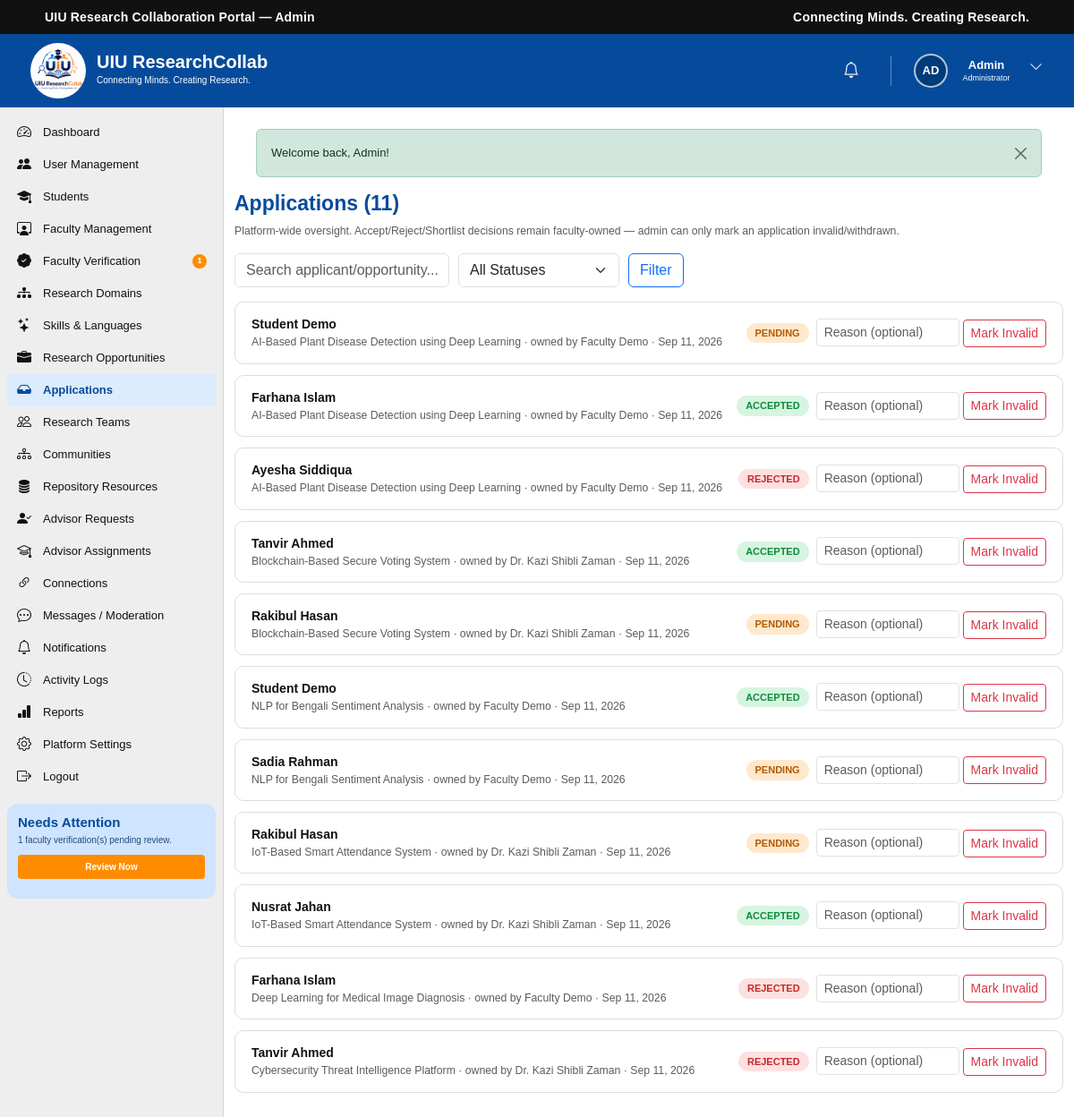
Page /admin/applications.php (signed in) on the committed database.
### tables this page shows
CREATE TABLE `users` (
  `id` int(10) UNSIGNED NOT NULL,
  `name` varchar(100) NOT NULL,
  `email` varchar(150) NOT NULL,
  `password` varchar(255) NOT NULL,
  `role` enum('student','faculty','admin') NOT NULL DEFAULT 'student',
  `status` enum('active','inactive','suspended') NOT NULL DEFAULT 'active',
  `email_verified_at` datetime DEFAULT NULL,
  `last_login_at` datetime DEFAULT NULL,
  `created_at` timestamp NOT NULL DEFAULT current_timestamp(),
  `updated_at` timestamp NOT NULL DEFAULT current_timestamp() ON UPDATE current_timestamp()
);

CREATE TABLE `opportunity_applications` (
  `id` int(10) UNSIGNED NOT NULL,
  `opportunity_id` int(10) UNSIGNED NOT NULL,
  `user_id` int(10) UNSIGNED NOT NULL,
  `message` text DEFAULT NULL,
  `status` enum('Pending','Accepted','Rejected','Withdrawn') DEFAULT 'Pending',
  `applied_at` timestamp NOT NULL DEFAULT current_timestamp(),
  `reviewed_at` datetime DEFAULT NULL
);

CREATE TABLE `research_opportunities` (
  `id` int(10) UNSIGNED NOT NULL,
  `created_by` int(10) UNSIGNED NOT NULL,
  `title` varchar(250) NOT NULL,
  `description` text DEFAULT NULL,
  `problem_statement` text DEFAULT NULL,
  `requirements` text DEFAULT NULL,
  `project_type` varchar(100) DEFAULT NULL,
  `team_size_min` int(10) UNSIGNED DEFAULT 2,
  `team_size_max` int(10) UNSIGNED DEFAULT 6,
  `deadline` date DEFAULT NULL,
  `status` enum('Open','Closed','Draft','Completed') DEFAULT 'Open',
  `visibility` enum('Public','Community','Private') DEFAULT 'Public',
  `created_at` timestamp NOT NULL DEFAULT current_timestamp(),
  `updated_at` timestamp NOT NULL DEFAULT current_timestamp() ON UPDATE current_timestamp()
);

### includes/functions.php (called while the page is built, shortened)
<?php
function e(?string $value): string
{
    return htmlspecialchars((string)$value, ENT_QUOTES, 'UTF-8');
}
function base_url(): string
{
    static $base = null;
    if ($base === null) {
        $root    = str_replace('\\', '/', rtrim(dirname(__DIR__), '/\\'));
        $docRoot = str_replace('\\', '/', rtrim($_SERVER['DOCUMENT_ROOT'] ?? '', '/\\'));
        $base    = ($docRoot !== '' && strpos($root, $docRoot) === 0) ? substr($root, strlen($docRoot)) : '';
    }
    return $base;
}
function url(string $path): string
{
    return base_url() . $path;
}
function time_ago(?string $datetime): string
{
    $ts = strtotime($datetime);
    $diff = time() - $ts;
    return date('M j, Y', $ts);
}
function initials(string $name): string
{
    $parts = array_filter(preg_split('/\s+/', trim($name)));
    $parts = array_values($parts);
    $first = mb_substr($parts[0], 0, 1);
    $last  = count($parts) > 1 ? mb_substr(end($parts), 0, 1) : '';
    return mb_strtoupper($first . $last);
}
function current_page(): int
{
    $p = isset($_GET['page']) ? (int)$_GET['page'] : 1;
    return $p > 0 ? $p : 1;
}
function paginate_offset(int $page, int $perPage): int
{
    return ($page - 1) * $perPage;
}

### includes/auth.php (called while the page is built, shortened)
<?php
function current_user_id(): ?int
{
    return isset($_SESSION['user_id']) ? (int)$_SESSION['user_id'] : null;
}
function is_logged_in(): bool
{
    return isset($_SESSION['user_id']);
}
function current_user(): ?array
{
    static $cache = null;
    if ($cache === null) {
        $stmt = db()->prepare('SELECT * FROM users WHERE id = ? LIMIT 1');
        $stmt->execute([current_user_id()]);
        $cache = $stmt->fetch() ?: null;
    }
    return $cache;
}

### config/database.php (called while the page is built, shortened)
<?php
function db(): PDO
{
    static $pdo = null;
    if ($pdo === null) {
        $dsn = 'mysql:host=' . DB_HOST . ';dbname=' . DB_NAME . ';charset=' . DB_CHARSET;
        try {
            $pdo = new PDO($dsn, DB_USER, DB_PASS, [
                PDO::ATTR_ERRMODE            => PDO::ERRMODE_EXCEPTION,
                PDO::ATTR_DEFAULT_FETCH_MODE => PDO::FETCH_ASSOC,
                PDO::ATTR_EMULATE_PREPARES   => false,
            ]);
        } catch (PDOException $e) {
            error_log('Database connection failed: ' . $e->getMessage());
            http_response_code(500);
            die('Service temporarily unavailable. Please try again later.');
        }
    }
    return $pdo;
}

### includes/admin_guard.php (called while the page is built, shortened)
<?php
$currentUser = current_user();

### admin/applications.php (the view, shortened to what this page needs)
<?php
require_once __DIR__ . '/../includes/admin_guard.php';
$pdo     = db();
$q = trim((string)($_GET['q'] ?? ''));
$where = ['1=1']; $params = [];
$perPage = 20; $page = current_page();
$countStmt = $pdo->prepare("SELECT COUNT(*) FROM opportunity_applications oa JOIN research_opportunities o ON o.id=oa.opportunity_id JOIN users u ON u.id=oa.user_id WHERE " . implode(' AND ', $where));
$countStmt->execute($params);
$total = (int)$countStmt->fetchColumn();
$stmt = $pdo->prepare(
    "SELECT oa.*, o.title AS opportunity_title, u.name AS applicant_name, creator.name AS faculty_name
     FROM opportunity_applications oa
     JOIN research_opportunities o ON o.id = oa.opportunity_id
     JOIN users u ON u.id = oa.user_id
     JOIN users creator ON creator.id = o.created_by
     WHERE " . implode(' AND ', $where) . " ORDER BY oa.applied_at DESC LIMIT $perPage OFFSET " . paginate_offset($page, $perPage)
);
$stmt->execute($params);
$applications = $stmt->fetchAll();
function app_pill(string $status): string
{
    return match ($status) { 'Accepted' => 'pill pill-green', 'Shortlisted' => 'pill pill-blue', 'Rejected' => 'pill pill-red', 'Withdrawn' => 'pill pill-gray', default => 'pill pill-orange' };
}
?>
<!DOCTYPE html>
<html lang="en">
<head>
    <link href="https://cdn.jsdelivr.net/npm/bootstrap@5.3.3/dist/css/bootstrap.min.css" rel="stylesheet">
    <link rel="stylesheet" href="https://cdn.jsdelivr.net/npm/bootstrap-icons@1.11.3/font/bootstrap-icons.min.css">
    <link rel="stylesheet" href="../CSS/dashboard.css">
</head>
<body>
<?php require __DIR__ . '/../includes/admin_header.php'; ?>
<?php require __DIR__ . '/../includes/admin_sidebar.php'; ?>
    <main class="dashboard-main">
        <h2 style="color:var(--uiu-blue);font-size:23px;font-weight:700;">Applications (<?= $total ?>)</h2>
        <p class="text-muted small">Platform-wide oversight. Accept/Reject/Shortlist decisions remain faculty-owned — admin can only mark an application invalid/withdrawn.</p>
        <form method="get" class="filter-bar">
            <input type="text" name="q" value="<?= e($q) ?>" class="form-control" style="max-width:240px;" placeholder="Search applicant/opportunity...">
            <select name="status" class="form-select" style="max-width:180px;"><option value="">All Statuses</option></select>
            <button type="submit" class="btn btn-outline-primary">Filter</button>
        </form>
        <?php foreach ($applications as $a): ?>
            <div class="app-panel d-flex justify-content-between align-items-center flex-wrap gap-2">
                <div>
                    <div class="fw-semibold"><?= e($a['applicant_name']) ?></div>
                    <div class="text-muted small"><?= e($a['opportunity_title']) ?> &middot; owned by <?= e($a['faculty_name']) ?> &middot; <?= e(time_ago($a['applied_at'])) ?></div>
                </div>
                <div class="d-flex align-items-center gap-2">
                    <span class="<?= app_pill($a['status']) ?>"><?= e($a['status']) ?></span>
                    <?php if ($a['status'] !== 'Withdrawn'): ?>
                    <form method="post" onsubmit="return confirm('Mark this application invalid/withdrawn?');">
                        <input type="text" name="reason" class="form-control form-control-sm d-inline-block" style="width:160px;" placeholder="Reason (optional)">
                        <button class="btn btn-sm btn-outline-danger">Mark Invalid</button>
                    </form>
                    <?php endif; ?>
                </div>
            </div>
        <?php endforeach; ?>
    </main>
<?php require __DIR__ . '/../includes/footer.php'; ?>
</body>
</html>

### includes/admin_header.php (shortened to what this page needs)
<div class="top-bar">
    <div class="container-fluid">
        <div class="row align-items-center">
            <div class="col-6">
                <div class="portal-title">UIU Research Collaboration Portal — Admin</div>
            </div>
            <div class="col-6 text-end">
                <div class="portal-tagline">Connecting Minds. Creating Research.</div>
            </div>
        </div>
    </div>
</div>
<header class="dashboard-header">
    <div class="dashboard-header-left">
        <a href="<?= e(url('/admin/dashboard.php')) ?>" class="dashboard-logo-link">
            <img src="<?= e(url('/IMAGES/logo.jpg')) ?>" alt="UIU ResearchCollab Logo" class="dashboard-logo">
        </a>
        <div class="dashboard-brand">
            <h1>UIU ResearchCollab</h1>
            <p>Connecting Minds. Creating Research.</p>
        </div>
    </div>
    <div class="dashboard-header-right">
        <div class="header-icon notification-icon">
            <a href="<?= e(url('/admin/notifications.php')) ?>" aria-label="Notifications">
                <i class="bi bi-bell"></i>
            </a>
        </div>
        <div class="dropdown dashboard-user-dropdown">
            <button class="dashboard-user btn p-0 border-0 bg-transparent" type="button" data-bs-toggle="dropdown" aria-expanded="false" aria-label="User menu">
                <span class="user-avatar avatar-initials"><?= e(initials($currentUser['name'])) ?></span>
                <div class="user-information">
                    <h3 class="user-first-name"><?= e(explode(' ', trim($currentUser['name']))[0] ?? $currentUser['name']) ?></h3>
                    <p>Administrator</p>
                </div>
                <span class="user-dropdown-button"><i class="bi bi-chevron-down"></i></span>
            </button>
        </div>
    </div>
</header>
<div class="dashboard-wrapper">

### CSS/dashboard.css (style rules this page uses)
:root { --uiu-blue: #064b9b; --uiu-dark-blue: #003b7a; --uiu-light-blue: #e5f0ff; --uiu-orange: #ff8c00; --uiu-green: #13a538; --uiu-purple: #7b3fc6; --uiu-teal: #00a99d; --text-dark: #111111; --text-medium: #444444; --text-light: #666666; --background: #f5f5f5; --card-background: #ffffff; --border-color: #dddddd; }
* { margin: 0; padding: 0; box-sizing: border-box; }
html { scroll-behavior: smooth; }
body { font-family: Arial, Helvetica, sans-serif; background-color: var(--background); color: var(--text-dark); font-size: 14px; overflow-x: hidden; }
a { text-decoration: none; }
button, input { font-family: inherit; }
img { max-width: 100%; display: block; }
.top-bar { width: 100%; min-height: 38px; background-color: #111111; color: #ffffff; display: flex; align-items: center; }
.top-bar .container-fluid { padding-left: 50px; padding-right: 50px; }
.portal-title { font-size: 14px; font-weight: 700; letter-spacing: 0.2px; line-height: 1.2; }
.portal-tagline { font-size: 14px; font-weight: 600; letter-spacing: 0.2px; line-height: 1.2; }
.dashboard-header { width: 100%; height: 82px; background-color: var(--uiu-blue); display: flex; align-items: center; justify-content: space-between; padding: 30px 30px; color: #ffffff; }
.dashboard-header-left { display: flex; align-items: center; height: 100%; flex-shrink: 0; }
.dashboard-logo-link { display: flex; align-items: center; justify-content: center; width: 70px; height: 70px; }
.dashboard-logo { width: 62px; height: 62px; object-fit: contain; border-radius: 50%; }
.dashboard-brand { margin-left: 8px; line-height: 1; }
.dashboard-brand h1 { margin: 0; color: #ffffff; font-size: 20px; font-weight: 700; line-height: 20px; }
.dashboard-brand p { margin: 1px 0 0; color: #ffffff; font-size: 10px; line-height: 20px; }
.dashboard-header-right { height: 100%; display: flex; align-items: center; justify-content: flex-end; gap: 15px; }
.header-icon { width: 38px; height: 42px; display: flex; align-items: center; justify-content: center; position: relative; }
.dashboard-user { height: 100%; display: flex; align-items: center; gap: 8px; }
.user-avatar { width: 38px; height: 38px; border-radius: 50%; object-fit: cover; border: 2px solid rgba(255, 255, 255, 0.7); }
.user-information { min-width: 70px; }
.user-information h3 { margin: 0; color: #ffffff; font-size: 13px; font-weight: 700; line-height: 16px; }
.user-information p { margin: 0; color: #ffffff; font-size: 9px; line-height: 12px; }
.user-dropdown-button { width: 25px; height: 30px; border: none; background: transparent; color: #ffffff; font-size: 15px; cursor: pointer; }
.dashboard-wrapper { width: 100%; min-height: calc(100vh - 102px); display: flex; align-items: stretch; }
.dashboard-main { flex: 1; min-width: 0; background-color: #ffffff; padding: 10px 12px 20px; }
.avatar-initials { display: flex; align-items: center; justify-content: center; background-color: var(--uiu-dark-blue); color: #ffffff; font-size: 13px; font-weight: 700; }
.header-icon a { width: 35px; height: 35px; border: none; background: transparent; color: #ffffff; font-size: 18px; cursor: pointer; display: flex; align-items: center; justify-content: center; position: relative; }
.dashboard-user-dropdown { height: 100%; display: flex; align-items: center; }

### admin/applications.php (style rules this page uses)
.app-panel { background:#fff;border:1px solid var(--border-color);border-radius:10px;padding:14px 18px;margin-bottom:12px }
.filter-bar { display:flex;flex-wrap:wrap;gap:10px;margin-bottom:16px }
.pill { display:inline-flex;align-items:center;padding:3px 10px;border-radius:20px;font-size:11px;font-weight:700;text-transform:uppercase }
.pill-green { background:#d6f5e0;color:#0f8a3c }
.pill-red { background:#fde0e0;color:#c62828 }
.pill-orange { background:#ffe8cc;color:#b35a00 }

### rows in the picture
users: name "AD", name "Admin"
opportunity_applications: user.name "Student Demo", opportunity.title "AI-Based Plant Disease Detection using Deep Learning", users.name "Faculty Demo", applied_at "Sep 11, 2026", status "PENDING"
opportunity_applications: user.name "Farhana Islam", opportunity.title "AI-Based Plant Disease Detection using Deep Learning", users.name "Faculty Demo", applied_at "Sep 11, 2026", status "ACCEPTED"
opportunity_applications: user.name "Ayesha Siddiqua", opportunity.title "AI-Based Plant Disease Detection using Deep Learning", users.name "Faculty Demo", applied_at "Sep 11, 2026", status "REJECTED"
opportunity_applications: user.name "Tanvir Ahmed", opportunity.title "Blockchain-Based Secure Voting System", users.name "Dr. Kazi Shibli Zaman", applied_at "Sep 11, 2026", status "ACCEPTED"
opportunity_applications: user.name "Rakibul Hasan", opportunity.title "Blockchain-Based Secure Voting System", users.name "Dr. Kazi Shibli Zaman", applied_at "Sep 11, 2026", status "PENDING"
opportunity_applications: user.name "Student Demo", opportunity.title "NLP for Bengali Sentiment Analysis", users.name "Faculty Demo", applied_at "Sep 11, 2026", status "ACCEPTED"
opportunity_applications: user.name "Sadia Rahman", opportunity.title "NLP for Bengali Sentiment Analysis", users.name "Faculty Demo", applied_at "Sep 11, 2026", status "PENDING"
opportunity_applications: user.name "Rakibul Hasan", opportunity.title "IoT-Based Smart Attendance System", users.name "Dr. Kazi Shibli Zaman", applied_at "Sep 11, 2026", status "PENDING"
opportunity_applications: user.name "Nusrat Jahan", opportunity.title "IoT-Based Smart Attendance System", users.name "Dr. Kazi Shibli Zaman", applied_at "Sep 11, 2026", status "ACCEPTED"
opportunity_applications: user.name "Farhana Islam", opportunity.title "Deep Learning for Medical Image Diagnosis", users.name "Faculty Demo", applied_at "Sep 11, 2026", status "REJECTED"
opportunity_applications: user.name "Tanvir Ahmed", opportunity.title "Cybersecurity Threat Intelligence Platform", users.name "Dr. Kazi Shibli Zaman", applied_at "Sep 11, 2026", status "REJECTED"

### other values in the picture
$label "Dashboard"
$label "User Management"
$label "Students"
$label "Faculty Management"
$label "Faculty Verification"
$pendingVerificationCount "1"
$label "Research Domains"
$label "Skills & Languages"
$label "Research Opportunities"
$label "Applications"
$label "Research Teams"
$label "Communities"
$label "Repository Resources"
$label "Advisor Requests"
$label "Advisor Assignments"
